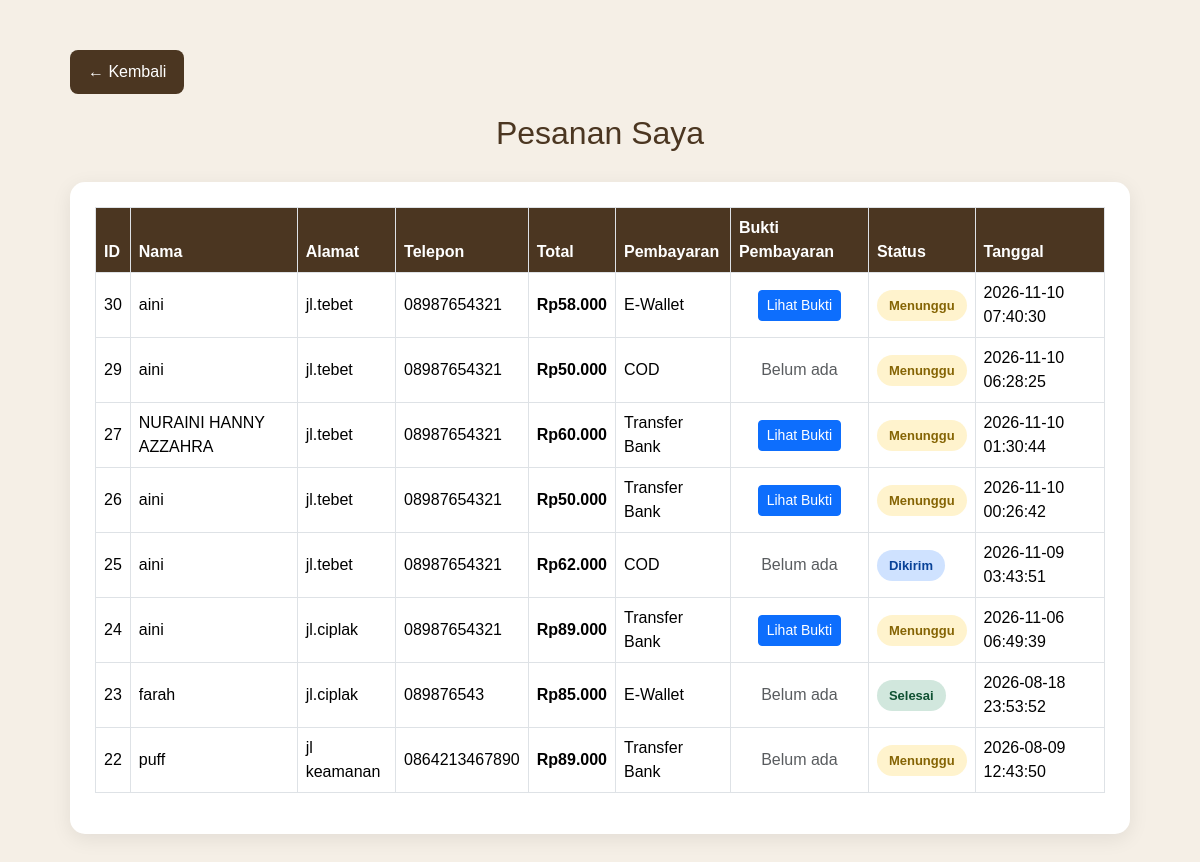
Screenshot of /pesanan/pesanan.php (signed in) with the database file from the repository.
### tables this page shows
CREATE TABLE `pesanan` (
  `id_pesanan` int NOT NULL,
  `id_user` int NOT NULL,
  `nama` varchar(100) NOT NULL,
  `alamat` text NOT NULL,
  `telepon` varchar(20) NOT NULL,
  `metode_pembayaran` varchar(50) NOT NULL,
  `total` int NOT NULL,
  `status` varchar(30) DEFAULT 'Menunggu',
  `tanggal` timestamp NOT NULL DEFAULT CURRENT_TIMESTAMP,
  `bukti_pembayaran` varchar(255) DEFAULT NULL
);

### pesanan/pesanan.php (the view, shortened to what this page needs)
<?php
include "../koneksi.php";
$id_user = $_SESSION['id'];
$query = mysqli_query($conn, "
    SELECT *
    FROM pesanan
    WHERE id_user = '$id_user'
    ORDER BY tanggal DESC
");
?>
<!DOCTYPE html>
<html lang="id">
<head>
    <link
        href="https://cdn.jsdelivr.net/npm/bootstrap@5.3.3/dist/css/bootstrap.min.css"
        rel="stylesheet"
    >
</head>
<body>
<div class="container-pesanan">
    <a href="../index.php" class="btn-kembali">
        ← Kembali
    </a>
    <h2 class="judul">
        Pesanan Saya
    </h2>
    <div class="card-pesanan">
        <?php if (mysqli_num_rows($query) > 0) { ?>
            <div class="table-responsive">
                <table class="table table-bordered table-hover align-middle">
                    <thead>
                        <tr>
                            <th>ID</th>
                            <th>Nama</th>
                            <th>Alamat</th>
                            <th>Telepon</th>
                            <th>Total</th>
                            <th>Pembayaran</th>
                            <th>Bukti Pembayaran</th>
                            <th>Status</th>
                            <th>Tanggal</th>
                        </tr>
                    </thead>
                    <tbody>
                    <?php while ($row = mysqli_fetch_assoc($query)) { ?>
                        <tr>
                            <td>
                                <?= htmlspecialchars($row['id_pesanan']); ?>
                            </td>
                            <td>
                                <?= htmlspecialchars($row['nama']); ?>
                            </td>
                            <td>
                                <?= htmlspecialchars($row['alamat']); ?>
                            </td>
                            <td>
                                <?= htmlspecialchars($row['telepon']); ?>
                            </td>
                            <td>
                                <strong>
                                    Rp<?= number_format(
                                        $row['total'],
                                        0,
                                        ",",
                                        "."
                                    ); ?>
                                </strong>
                            </td>
                            <td>
                                <?= htmlspecialchars(
                                    $row['metode_pembayaran']
                                ); ?>
                            </td>
<td class="text-center">
    <?php if (!empty($row['bukti_pembayaran'])): ?>
    <a
        href="../uploads/bukti_pembayaran/<?= htmlspecialchars($row['bukti_pembayaran']); ?>"
        target="_blank"
        class="btn btn-sm btn-primary"
    >
        Lihat Bukti
    </a>
<?php else: ?>
    <span class="text-muted">Belum ada</span>
<?php endif; ?>
</td>
                            <td>
                                <?php
                                $status = $row['status'];
                                if ($status == "Menunggu") {
                                    echo '<span class="status menunggu">
                                            Menunggu
                                          </span>';
                                } elseif ($status == "Dikirim") {
                                    echo '<span class="status dikirim">
                                            Dikirim
                                          </span>';
                                } elseif ($status == "Selesai") {
                                    echo '<span class="status selesai">
                                            Selesai
                                          </span>';
                                } else {
                                    echo '<span class="status menunggu">'
                                        . htmlspecialchars($status) .
                                        '</span>';
                                }
                                ?>
                            </td>
                            <td>
                                <?= htmlspecialchars($row['tanggal']); ?>
                            </td>
                        </tr>
                    <?php } ?>
                    </tbody>
                </table>
            </div>
        <?php } ?>
    </div>
</div>
</body>
</html>

### pesanan/pesanan.php (style rules this page uses)
body { background: #f5efe6; font-family: Arial, sans-serif; }
.container-pesanan { max-width: 1100px; margin: 50px auto; padding: 0 20px; }
.judul { text-align: center; margin-bottom: 30px; color: #4b3621; }
.card-pesanan { background: white; border-radius: 15px; padding: 25px; margin-bottom: 25px; box-shadow: 0 5px 20px rgba(0,0,0,0.08); }
.table th { background: #4b3621; color: white; }
.status { display: inline-block; padding: 6px 12px; border-radius: 20px; font-size: 13px; font-weight: bold; }
.menunggu { background: #fff3cd; color: #856404; }
.dikirim { background: #cfe2ff; color: #084298; }
.selesai { background: #d1e7dd; color: #0f5132; }
.btn-kembali { display: inline-block; margin-bottom: 20px; background: #4b3621; color: white; text-decoration: none; padding: 10px 18px; border-radius: 8px; }

### rows the page displays
pesanan: id_pesanan "30", nama "aini", alamat "jl.tebet", telepon "08987654321", total "58.000", metode_pembayaran "E-Wallet", status "Menunggu", tanggal "2026-11-10 07:40:30"
pesanan: id_pesanan "29", nama "aini", alamat "jl.tebet", telepon "08987654321", total "50.000", metode_pembayaran "COD", bukti_pembayaran "Belum ada", status "Menunggu", tanggal "2026-11-10 06:28:25"
pesanan: id_pesanan "27", nama "NURAINI HANNY AZZAHRA", alamat "jl.tebet", telepon "08987654321", total "60.000", metode_pembayaran "Transfer Bank", status "Menunggu", tanggal "2026-11-10 01:30:44"
pesanan: id_pesanan "26", nama "aini", alamat "jl.tebet", telepon "08987654321", total "50.000", metode_pembayaran "Transfer Bank", status "Menunggu", tanggal "2026-11-10 00:26:42"
pesanan: id_pesanan "25", nama "aini", alamat "jl.tebet", telepon "08987654321", total "62.000", metode_pembayaran "COD", bukti_pembayaran "Belum ada", status "Dikirim", tanggal "2026-11-09 03:43:51"
pesanan: id_pesanan "24", nama "aini", alamat "jl.ciplak", telepon "08987654321", total "89.000", metode_pembayaran "Transfer Bank", status "Menunggu", tanggal "2026-11-06 06:49:39"
pesanan: id_pesanan "23", nama "farah", alamat "jl.ciplak", telepon "089876543", total "85.000", metode_pembayaran "E-Wallet", shows "Belum ada", status "Selesai", tanggal "2026-08-18 23:53:52"
pesanan: id_pesanan "22", nama "puff", alamat "jl keamanan", telepon "0864213467890", total "89.000", metode_pembayaran "Transfer Bank", shows "Belum ada", status "Menunggu", tanggal "2026-08-09 12:43:50"
